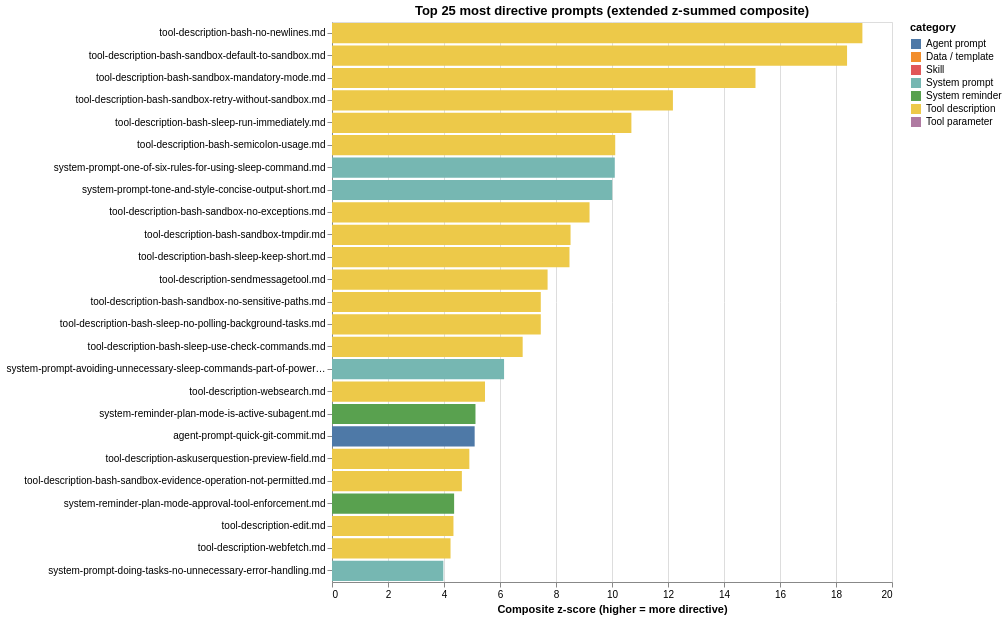

This figure's notebook cell:
### Markdown cell above
### Top-25 most directive prompts

The composite **directiveness z-score** sums eight z-scored signals:
- **Adds** (emphatic features): `mood_marker_pct`, `hard_prohibitions_pct`, `caps_imp_pct`, `directive_sent_pct`, `configuring_sent_pct`.
- **Subtracts** (softening features): `collaborative_sent_pct`, `permissive_sent_pct`, `appreciative_sent_pct`.

Reads on a relative scale: a file at z = +5 is "five standard deviations more directive than the corpus average"; a file at z = −3 is "three standard deviations *less* directive". A negative score is **not** "below zero in any literal sense" — it's just relatively soft, not bad.

Range observed in this corpus: **−6.13 to +18.94**. The bash-sandbox tool descriptions are the cluster at the top.

### Code cell


### Figure 1 — Vega-Lite specification as saved in the notebook (floating-point values rounded to 4 significant figures)
{"config": {"view": {"continuousWidth": 300, "continuousHeight": 300}}, "data": {"name": "data-f6d97f3de40c618fe720680dada3b10e"}, "mark": {"type": "bar"}, "encoding": {"color": {"field": "category", "scale": {"domain": ["Agent prompt", "Data / template", "Skill", "System prompt", "System reminder", "Tool description", "Tool parameter"], "range": ["#4e79a7", "#f28e2c", "#e15759", "#76b7b2", "#59a14f", "#edc949", "#af7aa1"]}, "type": "nominal"}, "tooltip": [{"field": "path", "type": "nominal"}, {"field": "category", "type": "nominal"}, {"field": "n_tokens", "format": ",", "type": "quantitative"}, {"field": "directiveness", "format": ".2f", "type": "quantitative"}, {"field": "mood_marker_pct", "format": ".2f", "title": "imperative markers %", "type": "quantitative"}, {"field": "hard_prohibitions_pct", "format": ".2f", "title": "hard prohibitions %", "type": "quantitative"}, {"field": "caps_imp_pct", "format": ".2f", "title": "CAPS imperative %", "type": "quantitative"}, {"field": "directive_sent_pct", "format": ".1f", "title": "directive sent %", "type": "quantitative"}, {"field": "configuring_sent_pct", "format": ".1f", "title": "configuring sent %", "type": "quantitative"}, {"field": "collaborative_sent_pct", "format": ".1f", "title": "collab sent %", "type": "quantitative"}, {"field": "permissive_sent_pct", "format": ".1f", "title": "permissive sent %", "type": "quantitative"}, {"field": "just_ratio", "format": ".2f", "title": "justification ratio", "type": "quantitative"}], "x": {"field": "directiveness", "title": "Composite z-score (higher = more directive)", "type": "quantitative"}, "y": {"axis": {"labelLimit": 320}, "field": "path", "sort": "-x", "title": null, "type": "nominal"}}, "height": 560, "title": "Top 25 most directive prompts (extended z-summed composite)", "width": 560, "$schema": "https://vega.github.io/schema/vega-lite/v6.4.1.json", "datasets": {"data-f6d97f3de40c618fe720680dada3b10e": [{"path": "tool-description-bash-no-newlines.md", "category": "Tool description", "n_tokens": 16, "directiveness": 18.94, "mood_marker_pct": 6.25, "hard_prohibitions_pct": 6.25, "caps_imp_pct": 6.25, "directive_sent_pct": 100.0, "configuring_sent_pct": 0.0, "collaborative_sent_pct": 0.0, "permissive_sent_pct": 0.0, "appreciative_sent_pct": 0.0, "just_ratio": 0.0}, {"path": "tool-description-bash-sandbox-default-to-sandbox.md", "category": "Tool description", "n_tokens": 18, "directiveness": 18.39, "mood_marker_pct": 16.67, "hard_prohibitions_pct": 5.556, "caps_imp_pct": 0.0, "directive_sent_pct": 100.0, "configuring_sent_pct": 50.0, "collaborative_sent_pct": 0.0, "permissive_sent_pct": 0.0, "appreciative_sent_pct": 0.0, "just_ratio": 0.0}, {"path": "tool-description-bash-sandbox-mandatory-mode.md", "category": "Tool description", "n_tokens": 15, "directiveness": 15.12, "mood_marker_pct": 6.667, "hard_prohibitions_pct": 0.0, "caps_imp_pct": 6.667, "directive_sent_pct": 100.0, "configuring_sent_pct": 0.0, "collaborative_sent_pct": 0.0, "permissive_sent_pct": 0.0, "appreciative_sent_pct": 0.0, "just_ratio": 0.0}, {"path": "tool-description-bash-sandbox-retry-without-sandbox.md", "category": "Tool description", "n_tokens": 12, "directiveness": 12.18, "mood_marker_pct": 8.333, "hard_prohibitions_pct": 8.333, "caps_imp_pct": 0.0, "directive_sent_pct": 100.0, "configuring_sent_pct": 0.0, "collaborative_sent_pct": 0.0, "permissive_sent_pct": 0.0, "appreciative_sent_pct": 0.0, "just_ratio": 0.0}, {"path": "tool-description-bash-sleep-run-immediately.md", "category": "Tool description", "n_tokens": 14, "directiveness": 10.69, "mood_marker_pct": 7.143, "hard_prohibitions_pct": 7.143, "caps_imp_pct": 0.0, "directive_sent_pct": 100.0, "configuring_sent_pct": 0.0, "collaborative_sent_pct": 0.0, "permissive_sent_pct": 0.0, "appreciative_sent_pct": 0.0, "just_ratio": 0.0}, {"path": "tool-description-bash-semicolon-usage.md", "category": "Tool description", "n_tokens": 21, "directiveness": 10.11, "mood_marker_pct": 9.524, "hard_prohibitions_pct": 4.762, "caps_imp_pct": 0.0, "directive_sent_pct": 100.0, "configuring_sent_pct": 0.0, "collaborative_sent_pct": 0.0, "permissive_sent_pct": 0.0, "appreciative_sent_pct": 0.0, "just_ratio": 0.0}, {"path": "system-prompt-one-of-six-rules-for-using-sleep-command.md", "category": "System prompt", "n_tokens": 15, "directiveness": 10.1, "mood_marker_pct": 6.667, "hard_prohibitions_pct": 6.667, "caps_imp_pct": 0.0, "directive_sent_pct": 100.0, "configuring_sent_pct": 0.0, "collaborative_sent_pct": 0.0, "permissive_sent_pct": 0.0, "appreciative_sent_pct": 0.0, "just_ratio": 0.0}, {"path": "system-prompt-tone-and-style-concise-output-short.md", "category": "System prompt", "n_tokens": 8, "directiveness": 10.01, "mood_marker_pct": 0.0, "hard_prohibitions_pct": 0.0, "caps_imp_pct": 0.0, "directive_sent_pct": 100.0, "configuring_sent_pct": 100.0, "collaborative_sent_pct": 0.0, "permissive_sent_pct": 0.0, "appreciative_sent_pct": 0.0, "just_ratio": 0.0}, {"path": "tool-description-bash-sandbox-no-exceptions.md", "category": "Tool description", "n_tokens": 11, "directiveness": 9.198, "mood_marker_pct": 9.091, "hard_prohibitions_pct": 9.091, "caps_imp_pct": 0.0, "directive_sent_pct": 0.0, "configuring_sent_pct": 0.0, "collaborative_sent_pct": 0.0, "permissive_sent_pct": 0.0, "appreciative_sent_pct": 0.0, "just_ratio": 0.0}, {"path": "tool-description-bash-sandbox-tmpdir.md", "category": "Tool description", "n_tokens": 33, "directiveness": 8.52, "mood_marker_pct": 6.061, "hard_prohibitions_pct": 3.03, "caps_imp_pct": 0.0, "directive_sent_pct": 66.67, "configuring_sent_pct": 33.33, "collaborative_sent_pct": 0.0, "permissive_sent_pct": 0.0, "appreciative_sent_pct": 0.0, "just_ratio": 0.0}, {"path": "tool-description-bash-sleep-keep-short.md", "category": "Tool description", "n_tokens": 15, "directiveness": 8.482, "mood_marker_pct": 13.33, "hard_prohibitions_pct": 0.0, "caps_imp_pct": 0.0, "directive_sent_pct": 100.0, "configuring_sent_pct": 0.0, "collaborative_sent_pct": 0.0, "permissive_sent_pct": 0.0, "appreciative_sent_pct": 0.0, "just_ratio": 0.333}, {"path": "tool-description-sendmessagetool.md", "category": "Tool description", "n_tokens": 149, "directiveness": 7.7, "mood_marker_pct": 4.698, "hard_prohibitions_pct": 3.356, "caps_imp_pct": 0.6711, "directive_sent_pct": 75.0, "configuring_sent_pct": 12.5, "collaborative_sent_pct": 0.0, "permissive_sent_pct": 0.0, "appreciative_sent_pct": 0.0, "just_ratio": 0.0}, {"path": "tool-description-bash-sandbox-no-sensitive-paths.md", "category": "Tool description", "n_tokens": 22, "directiveness": 7.457, "mood_marker_pct": 4.545, "hard_prohibitions_pct": 4.545, "caps_imp_pct": 0.0, "directive_sent_pct": 100.0, "configuring_sent_pct": 0.0, "collaborative_sent_pct": 0.0, "permissive_sent_pct": 0.0, "appreciative_sent_pct": 0.0, "just_ratio": 0.0}, {"path": "tool-description-bash-sleep-no-polling-background-tasks.md", "category": "Tool description", "n_tokens": 22, "directiveness": 7.457, "mood_marker_pct": 4.545, "hard_prohibitions_pct": 4.545, "caps_imp_pct": 0.0, "directive_sent_pct": 100.0, "configuring_sent_pct": 0.0, "collaborative_sent_pct": 0.0, "permissive_sent_pct": 0.0, "appreciative_sent_pct": 0.0, "just_ratio": 0.0}, {"path": "tool-description-bash-sleep-use-check-commands.md", "category": "Tool description", "n_tokens": 20, "directiveness": 6.81, "mood_marker_pct": 10.0, "hard_prohibitions_pct": 0.0, "caps_imp_pct": 0.0, "directive_sent_pct": 100.0, "configuring_sent_pct": 0.0, "collaborative_sent_pct": 0.0, "permissive_sent_pct": 0.0, "appreciative_sent_pct": 0.0, "just_ratio": 0.0}, {"path": "system-prompt-avoiding-unnecessary-sleep-commands-part-of-powershell-tool-description.md", "category": "System prompt", "n_tokens": 132, "directiveness": 6.145, "mood_marker_pct": 5.303, "hard_prohibitions_pct": 2.273, "caps_imp_pct": 0.0, "directive_sent_pct": 100.0, "configuring_sent_pct": 0.0, "collaborative_sent_pct": 0.0, "permissive_sent_pct": 0.0, "appreciative_sent_pct": 0.0, "just_ratio": 0.125}, {"path": "tool-description-websearch.md", "category": "Tool description", "n_tokens": 241, "directiveness": 5.465, "mood_marker_pct": 3.734, "hard_prohibitions_pct": 0.4149, "caps_imp_pct": 2.49, "directive_sent_pct": 42.86, "configuring_sent_pct": 0.0, "collaborative_sent_pct": 0.0, "permissive_sent_pct": 0.0, "appreciative_sent_pct": 0.0, "just_ratio": 0.0}, {"path": "system-reminder-plan-mode-is-active-subagent.md", "category": "System reminder", "n_tokens": 177, "directiveness": 5.124, "mood_marker_pct": 4.52, "hard_prohibitions_pct": 1.13, "caps_imp_pct": 1.13, "directive_sent_pct": 62.5, "configuring_sent_pct": 0.0, "collaborative_sent_pct": 0.0, "permissive_sent_pct": 0.0, "appreciative_sent_pct": 0.0, "just_ratio": 0.111}, {"path": "agent-prompt-quick-git-commit.md", "category": "Agent prompt", "n_tokens": 373, "directiveness": 5.095, "mood_marker_pct": 2.949, "hard_prohibitions_pct": 2.145, "caps_imp_pct": 1.341, "directive_sent_pct": 54.55, "configuring_sent_pct": 0.0, "collaborative_sent_pct": 0.0, "permissive_sent_pct": 0.0, "appreciative_sent_pct": 0.0, "just_ratio": 0.083}, {"path": "tool-description-askuserquestion-preview-field.md", "category": "Tool description", "n_tokens": 104, "directiveness": 4.905, "mood_marker_pct": 1.923, "hard_prohibitions_pct": 0.9615, "caps_imp_pct": 0.0, "directive_sent_pct": 66.67, "configuring_sent_pct": 33.33, "collaborative_sent_pct": 0.0, "permissive_sent_pct": 0.0, "appreciative_sent_pct": 0.0, "just_ratio": 0.0}, {"path": "tool-description-bash-sandbox-evidence-operation-not-permitted.md", "category": "Tool description", "n_tokens": 11, "directiveness": 4.638, "mood_marker_pct": 0.0, "hard_prohibitions_pct": 9.091, "caps_imp_pct": 0.0, "directive_sent_pct": 0.0, "configuring_sent_pct": 0.0, "collaborative_sent_pct": 0.0, "permissive_sent_pct": 0.0, "appreciative_sent_pct": 0.0, "just_ratio": 0.0}, {"path": "system-reminder-plan-mode-approval-tool-enforcement.md", "category": "System reminder", "n_tokens": 169, "directiveness": 4.362, "mood_marker_pct": 3.55, "hard_prohibitions_pct": 1.183, "caps_imp_pct": 0.5917, "directive_sent_pct": 75.0, "configuring_sent_pct": 0.0, "collaborative_sent_pct": 0.0, "permissive_sent_pct": 0.0, "appreciative_sent_pct": 0.0, "just_ratio": 0.0}, {"path": "tool-description-edit.md", "category": "Tool description", "n_tokens": 140, "directiveness": 4.338, "mood_marker_pct": 3.571, "hard_prohibitions_pct": 1.429, "caps_imp_pct": 1.429, "directive_sent_pct": 37.5, "configuring_sent_pct": 0.0, "collaborative_sent_pct": 0.0, "permissive_sent_pct": 0.0, "appreciative_sent_pct": 0.0, "just_ratio": 0.0}, {"path": "tool-description-webfetch.md", "category": "Tool description", "n_tokens": 248, "directiveness": 4.233, "mood_marker_pct": 0.8065, "hard_prohibitions_pct": 0.0, "caps_imp_pct": 0.4032, "directive_sent_pct": 66.67, "configuring_sent_pct": 33.33, "collaborative_sent_pct": 0.0, "permissive_sent_pct": 0.0, "appreciative_sent_pct": 0.0, "just_ratio": 0.0}, {"path": "system-prompt-doing-tasks-no-unnecessary-error-handling.md", "category": "System prompt", "n_tokens": 55, "directiveness": 3.976, "mood_marker_pct": 5.455, "hard_prohibitions_pct": 5.455, "caps_imp_pct": 0.0, "directive_sent_pct": 50.0, "configuring_sent_pct": 0.0, "collaborative_sent_pct": 0.0, "permissive_sent_pct": 25.0, "appreciative_sent_pct": 0.0, "just_ratio": 0.0}]}}
